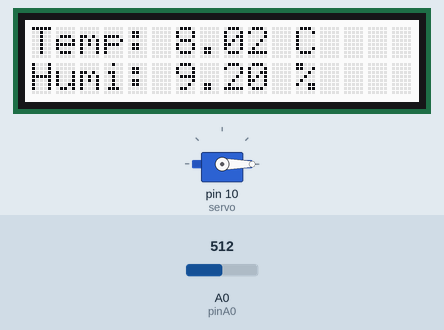
The sketch below on a simulated Arduino Uno, built with avr-gcc and run on an emulated ATmega328P. Parts: 16×2 character LCD, servo. The test bench sets the inputs (shaded band); at power-on: A0 (pinA0) = 512. Random numbers use the default seed unless the sketch sets one; what the sketch prints to the serial monitor is not drawn.

Above: at 1.2 s.
1.3 s: A0 (pinA0) set to 716
At 7.9 s:
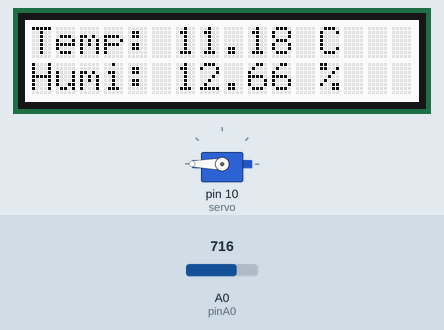
9.6 s: A0 (pinA0) set to 511
At 12.8 s:
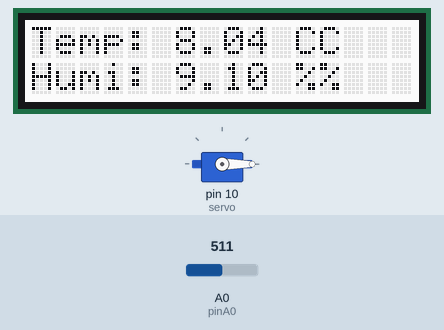
18.9 s: A0 (pinA0) set to 306
At 24.0 s:
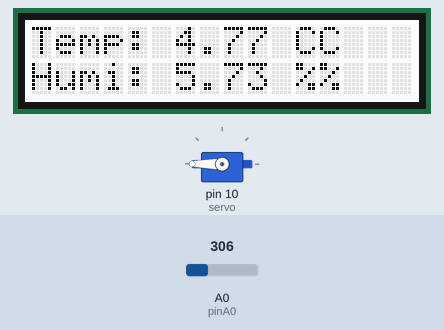
Timing chart, 0 to 29.8 s (numbered marks = the images above; inputs shaded):
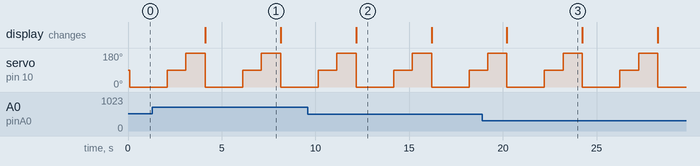

Measured:
- by itself, servo on pin 10 (servo): repeats every 4.0 s: 0° 2.0 s, 90° 1.0 s, 180° 1.0 s
- what the display in image 1 shows lasts 4.0 s, from 4.1 s to 8.1 s

The sketch:

temp_rature.ino
```cpp
#include <Wire.h>
#include "rgb_lcd.h"
#include <Servo.h>

rgb_lcd lcd;
Servo servo;  // Créer un objet Servo

const int pinA0 = A0;
const int pin2 = 4;

void setup() {
  lcd.begin(16, 2);  // Initialisation de l'écran
  pinMode(pinA0, INPUT);  // Configurer le capteur comme une entrée
  pinMode(pin2, INPUT);  // Configurer le bouton comme une entrée
  servo.attach(10);
  Serial.begin(9600);  // Initialiser la communication série
}

void loop() {
  float temp = analogRead(pinA0);  // Lire la valeur analogique du capteur
  int Value = random(0, 50);
  int Value2 = random(0, 50);
  float humi = random(0, 50);
  temp = temp / 65 + Value / 50.0;
  humi = temp * 1.1 + humi / 60 + (Value2 - 25) / 80;

  // Afficher les informations sur le LCD
  lcd.setCursor(0, 0);
  lcd.print("Temp:");
  lcd.setCursor(6, 0);
  lcd.print(temp);
  lcd.print(" C");

  lcd.setCursor(0, 1);
  lcd.print("Humi:");
  lcd.setCursor(6, 1);
  lcd.print(humi);
  lcd.print(" %");

  // Écrire la température dans la console
  Serial.println("-");
  Serial.println(temp);
  Serial.println(humi);

  servo.write(0);  // Positionner le servo à 0 degrés
  delay(2000);
  servo.write(90);  // Positionner le servo à 90 degrés
  delay(1000);
  servo.write(180);  // Positionner le servo à 180 degrés
  delay(1000);

}
```
